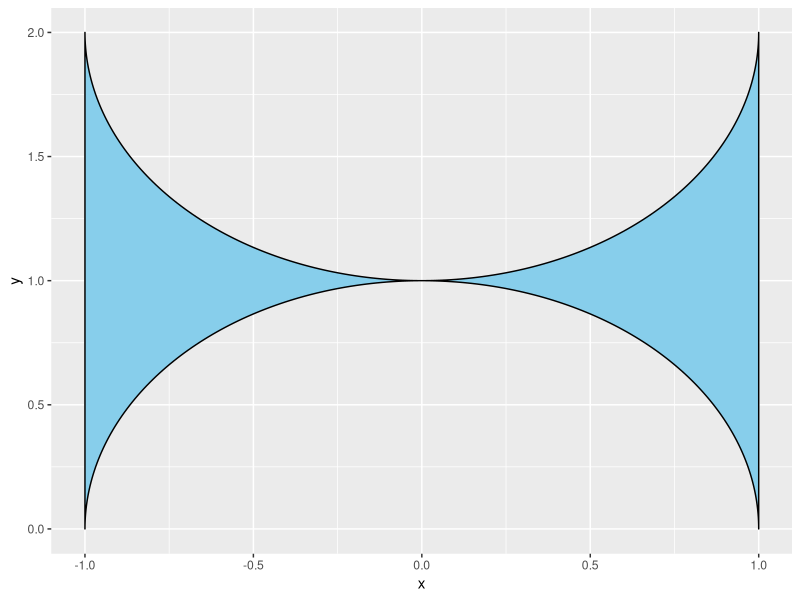

Source code (R): (Note: this script raises an error after producing the figure.)
## ---- chunk 1
library(tidyverse)
n <- 200 # antal punkter
theta <- seq(0, pi, length.out = n)
cx <- 0 #x-koordinat for origo
cy <- 0 # y-koordinat for origo
r <- 1 # radius

x <- cx + r*cos(theta)
y <- cy + r*sin(theta)
df <- data.frame(x = x, y = y, group  ="low")

cx <- 0 #x-koordinat for origo
cy <- 2 # y-koordinat for origo
r <- -1 # radius

x <- cx + r*cos(theta)
y <- cy + r*sin(theta)
df2 <- data.frame(x = x, y = y, group  ="upp")

df <- bind_rows(df, df2)
ggplot(df, aes(x, y)) +
  geom_polygon(fill = "skyblue", color = "black")
  geom_path(size = 1.2, colour = "blue") +   # kun buen
  coord_equal() +
  theme_minimal()
